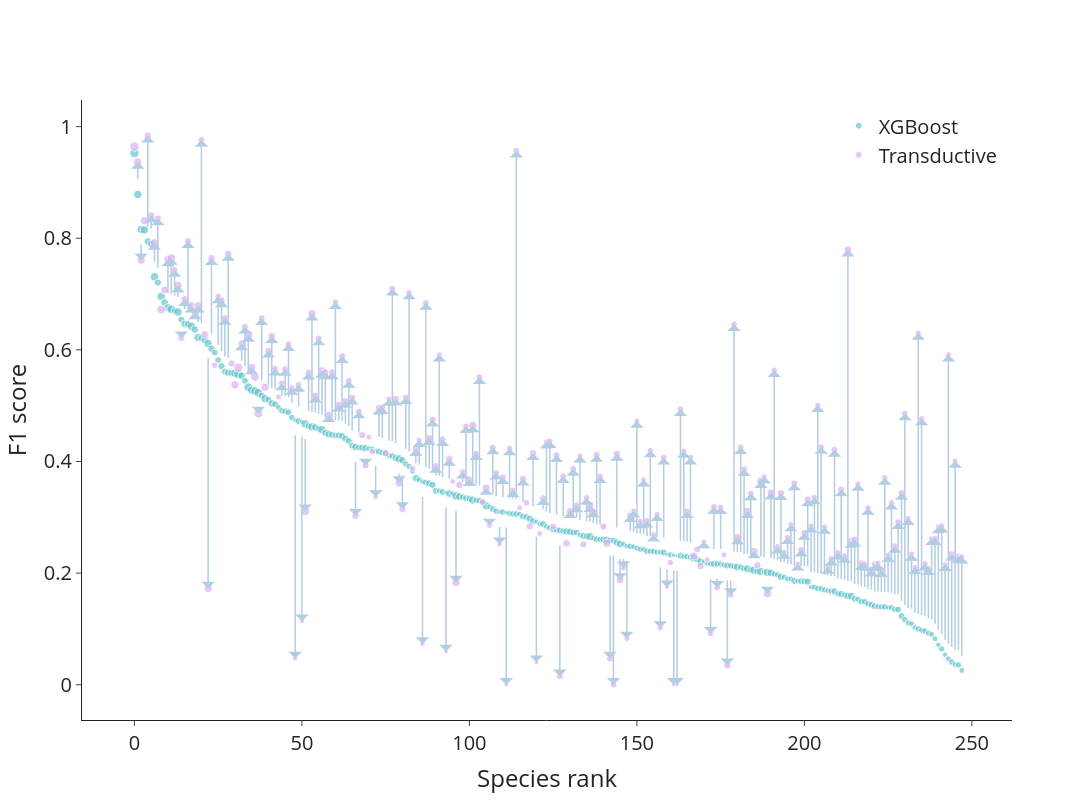

The cell this chart's notebook holds for it:
### Markdown cell above
#### 1v1 arrow scatter

### Code cell
# Example data
x = relevant_scores['x']
y1 = relevant_scores[to_compare[0]]
y2 = relevant_scores[to_compare[1]]
hover_text = relevant_scores.index.to_list()

# Create the figure
fig = go.Figure()

# Add the two series as scatter plots
fig.add_trace(go.Scatter(
    x=x, y=y1,
    mode='markers',
    marker=dict(color=px.colors.qualitative.Pastel[0],
                size=relevant_scores['prevalence']),
    name=to_compare[0],
    hovertext=hover_text,
    hoverinfo='text'
))

fig.add_trace(go.Scatter(
    x=x, y=y2,
    mode='markers',
    marker=dict(color=px.colors.qualitative.Pastel[3],
                size=relevant_scores['prevalence']),
    name=to_compare[1],
    hovertext=hover_text,
    hoverinfo='text'
))

# Add arrows for the differences
for i in range(len(x)):
    fig.add_annotation(
        ax=x[i], ay=y1[i],
        axref='x', ayref='y',
        x=x[i], y=y2[i],
        xref='x', yref='y',
        showarrow=True,
        arrowhead=1,
        arrowsize=1.5,
        arrowcolor=px.colors.qualitative.Pastel1[1],
        arrowwidth=1.5,
    )


fig.update_layout(
    template='simple_white',
    width = 1200, height=800,
    xaxis_title='Species rank',
    yaxis_title='F1 score',
    font=dict(size=20),
    legend=dict(yanchor="top",
                y=0.99,
                xanchor="right",
                x=0.99)
)
